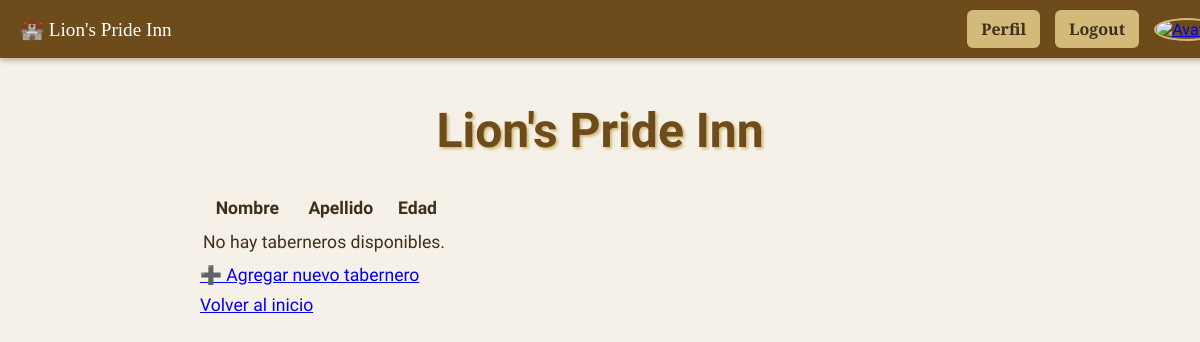
Before: /taberneros/ (signed in) with the older database file.
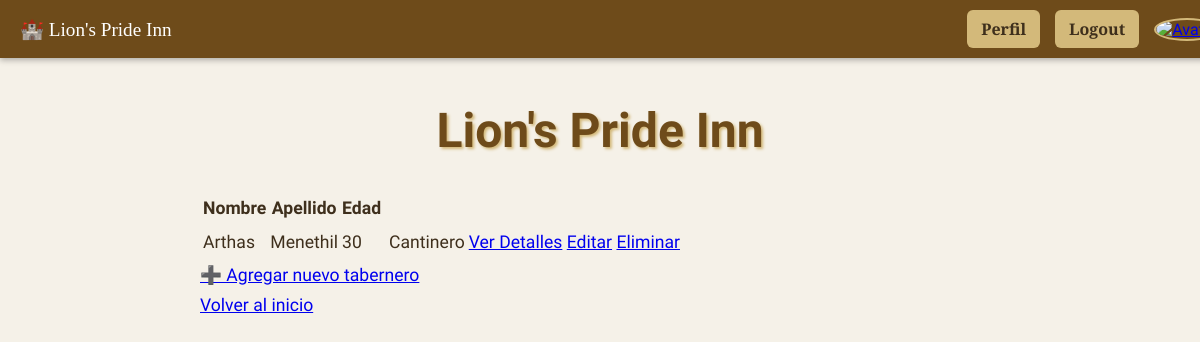
After: the same page with the newer database file.
### Taberna/models.py (models this page shows, shortened)
class Tabernero(models.Model):
    nombre = models.CharField(max_length=100)
    apellido = models.CharField(max_length=100)
    edad = models.IntegerField()

### Taberna/views.py (the view)
# urls.py: path('taberneros/', views.TaberneroListView.as_view(), name='taberneros'),
class TaberneroListView(ListView):
    model = Tabernero
    template_name = 'Taberna/taberneros.html'
    context_object_name = 'taberneros'

### Taberna/templates/Taberna/taberneros.html
{% extends "Taberna/base.html" %}
{% block content %}
<div class="table-responsive">
  <table class="table table-bordered">
    <thead>
      <tr>
        <th>Nombre</th>
        <th>Apellido</th>
        <th>Edad</th>
      </tr>
    </thead>
    <tbody>
      {% for tabernero in taberneros %}
        <tr>
          <td>{{ tabernero.nombre }}</td>
          <td>{{ tabernero.apellido }}</td>
          <td>{{ tabernero.edad }}</td>
          <td>{{ tabernero.especialidad }}</td>
          {% if tabernero.edad > 50 %}
            <td>Maestro Cervecero</td>
          {% elif tabernero.edad > 30 %}
            <td>Chef Principal</td>
          {% else %}
            <td>Cantinero</td>
          {% endif %}
          <td>
            <a href="{% url 'Taberna:detalle_taberneros' tabernero.id %}" class="btn btn-sm btn-info">Ver Detalles</a>
            <a href="{% url 'Taberna:actualizar_tabernero' tabernero.id %}" class="btn btn-sm btn-warning">Editar</a>
            <a href="{% url 'Taberna:tabernero_confirm_delete' tabernero.id %}" class="btn btn-sm btn-danger">Eliminar</a>
          </td>
        </tr>
      {% empty %}
        <tr>
          <td colspan="3">No hay taberneros disponibles.</td>
        </tr>
      {% endfor %}
    </tbody>
  </table>
</div>
<div class="text-center mt-4">
  <a href="{% url 'Taberna:crear_tabernero' %}" class="btn btn-success">
    ➕ Agregar nuevo tabernero
  </a>
  <br>
    <a href="{% url 'Taberna:home' %}">Volver al inicio</a>
  <br>
</div>
{% endblock %}

Changed rows visible on the page:
added Tabernero: nombre "Arthas", apellido "Menethil", edad "30", shows "Cantinero"
Other visible differences:
text no longer shown: "No hay taberneros disponibles."
